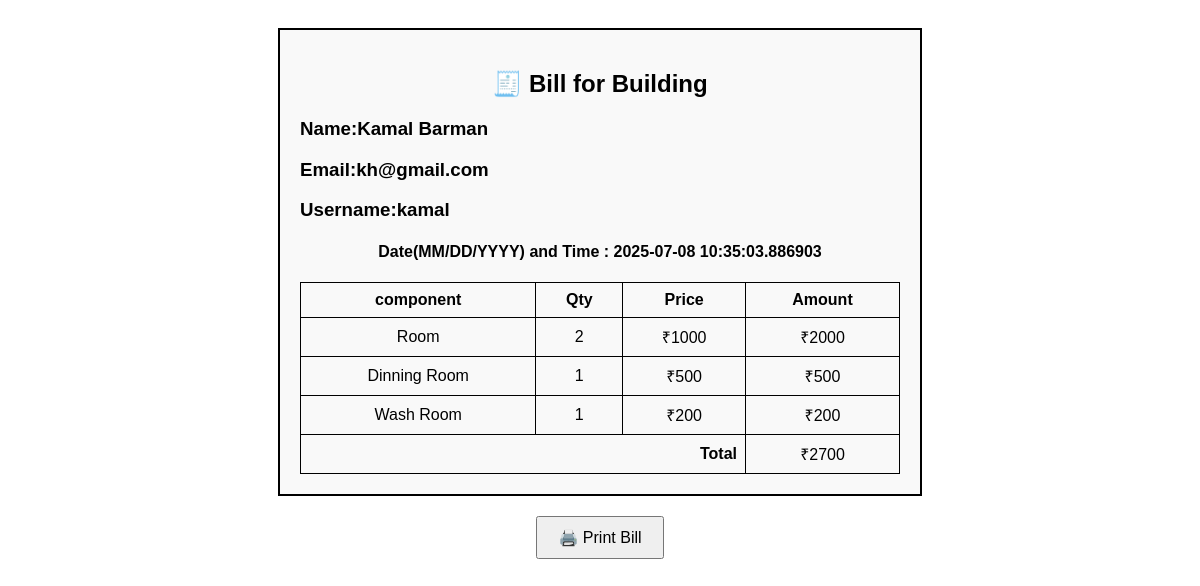
The app's page /bill_print/kamal/1 with its own data.
### app.py (models this page shows)
class User(UserMixin,db.Model):
    id = db.Column(db.Integer, primary_key=True)
    email = db.Column(db.String(50), unique=True, nullable=False)
    password = db.Column(db.String(50), unique=False, nullable=False)
    fname= db.Column(db.String(50), unique=False, nullable=False)
    lname= db.Column(db.String(50), unique=False, nullable=False)
    username = db.Column(db.String(50), unique=True, nullable=False)

class Blog(db.Model):
    blog_id = db.Column(db.Integer, primary_key=True)
    room= db.Column(db.Integer, nullable=False)
    dinning= db.Column(db.Integer, nullable=False)
    washroom = db.Column(db.Integer, nullable=False)
    pub_date = db.Column(db.DateTime(), nullable=False,default=datetime.now)

### app.py (the view)
@app.route("/bill_print/<string:username>/<int:id>")
def blog_detail(username,id):
    bio=User.query.filter_by(username=username).first()
    blog=Blog.query.get_or_404(id)
    return render_template("bill.html",blog=blog,bio=bio)

### templates/bill.html (shortened to what this page needs)
<!DOCTYPE html>
<html lang="en">
<head>
</head>
<body>
<div id="bill">
  <h2>🧾 Bill for Building</h2>
  <h3>Name:{{bio.fname}} {{bio.lname}}</h3>
    <h3>Email:{{bio.email}}</h3>
  <h3>Username:{{bio.username}}</h3>
    <h4>Date(MM/DD/YYYY) and Time : <span>{{blog.pub_date}}</span></h4>
  <table>
    <thead>
      <tr>
        <th>component</th>
        <th>Qty</th>
        <th>Price</th>
        <th>Amount</th>
      </tr>
    </thead>
    <tbody>
      <tr>
        <td>Room</td>
        <td>{{blog.room}}</td>
        <td>₹1000</td>
        <td>₹{{(blog.room|int)*1000}}</td>
      </tr>
      <tr>
        <td>Dinning Room</td>
        <td>{{blog.dinning}}</td>
        <td>₹500</td>
        <td>₹{{(blog.dinning|int)*500}}</td>
      </tr>
      <tr>
        <td>Wash Room</td>
        <td>{{blog.washroom}}</td>
        <td>₹200</td>
        <td>₹{{(blog.washroom|int)*200}}</td>
      </tr>
      <tr>
        <td colspan="3" class="total">Total</td>
        <td>₹{{(blog.room|int)*1000+(blog.dinning|int)*500+(blog.washroom|int)*200}}</td>
      </tr>
    </tbody>
  </table>
</div>
<div class="btn">
  <button onclick="window.print()">🖨️ Print Bill</button>
</div>
</body>
</html>

### templates/bill.html (style rules this page uses)
body { font-family: Arial, sans-serif; padding: 20px; }
#bill { max-width: 600px; margin: auto; padding: 20px; border: 2px solid #000; background-color: #f9f9f9; }
h2, h4 { text-align: center; }
table { width: 100%; border-collapse: collapse; margin-top: 20px; }
th, td { border: 1px solid #000; padding: 8px; text-align: center; }
.total { text-align: right; font-weight: bold; }
.btn { margin-top: 20px; display: flex; justify-content: center; }
button { padding: 10px 20px; font-size: 16px; cursor: pointer; }

### records on screen
User: fname "Kamal", lname "Barman", email "kh@gmail.com", username "kamal"
Blog: pub_date "2025-07-08 10:35:03.886903", room "2", (blog.room|int)*1000 "2000", dinning "1", (blog.dinning|int)*500 "500", washroom "1", (blog.washroom|int)*200 "200", room+dinning+washroom "2700"
